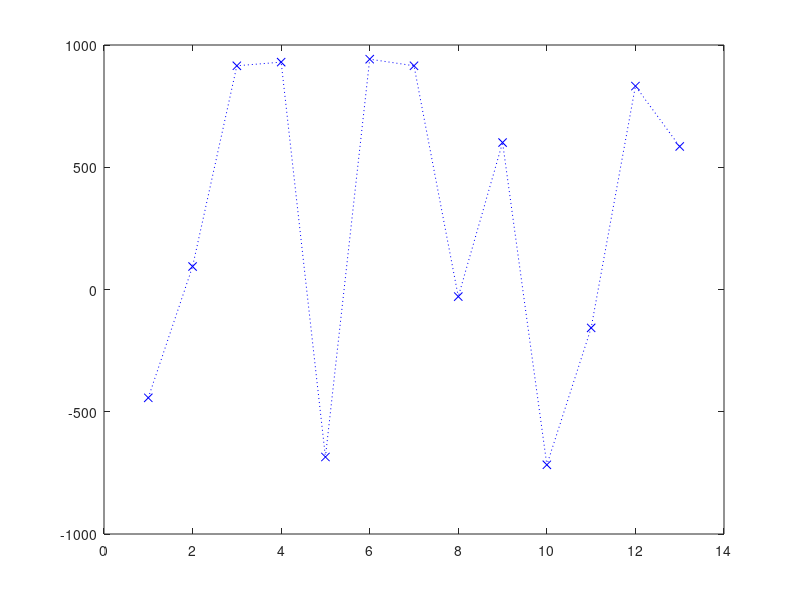

Write the MATLAB code that produced this figure. (Note: this script raises an error after producing the figure.)
%Shayla Nguyen 1/05/2020
%Luck plot - test

thrown = [-443    94   915   930  -685   942   915   -29   601  -717  -157   832   585];
%thrown = [1:15]; % line: y = x to 15
% thrown = [1:-1:-15]; % line: y = -x to -15
% thrown = zeros([1,15]); %horizonatal line at y = 0

%luck plot
    figure
    x = 1:length(thrown);%Roll Number for x-coor
    plot(x,thrown,'bx:')
    line = lsline;%line of best fit
    line.Color = 'r';
    %sets the Axis of plot 
    ax = gca;
    ax.XAxisLocation = 'origin'; %want x-axis to be center of plot
    ax.YAxisLocation = 'left'; %want y-axis to be on left of plot
    %labels of title and x-aixs and y-axis
    title('Luck Plot')
    xlabel('Roll Number')
    ylabel('Dice Number')
    %Labels what the dot and line mean for user 
    %legend('Roll','Your Luck','Location','best');
    legend('Roll','Your Luck','Location','SouthEastOutside');
    
    %% Luck score
    %calculating luck score from (least Squares Fit line) values 
    [polyvalues] = polyfit(x,thrown, 1); %(linear)
    luckScore = polyvalues(1)*polyvalues(2);
    
    
    %% Saves plot 
    userLP = input('Do u want to save your luck plot? :', 's');
    if strcmp(userLP,'y');
        disp('Must write ".png" after file name if save as image');
        saveas(gcf,input('Enter file name of your luck plot: ', 's'));
    end
        